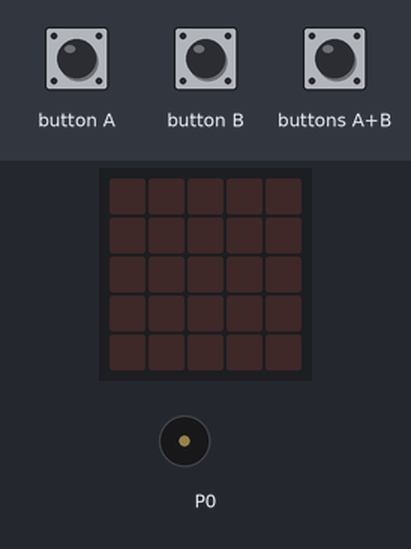
A program run on a simulated BBC micro:bit (MakeCode). On the bench: the board's 5×5 LED display, buzzer (waves = sounding). Inputs (shaded band) come from the test bench.

Above: at 1.2 s.
1.3 s: button A pressed for 0.15 s
At 2.0 s:
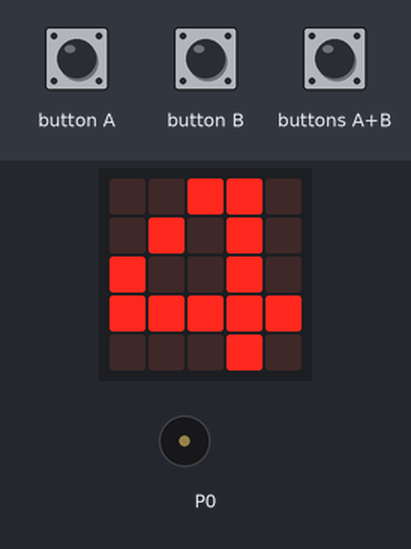
4.4 s: buttons A+B pressed for 0.15 s
At 4.9 s:
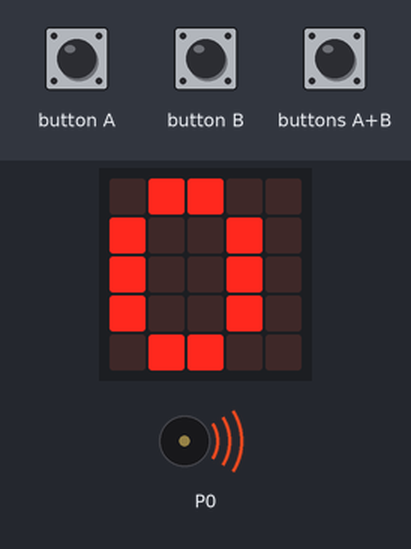
7.5 s: button B pressed for 0.15 s
At 10.3 s:
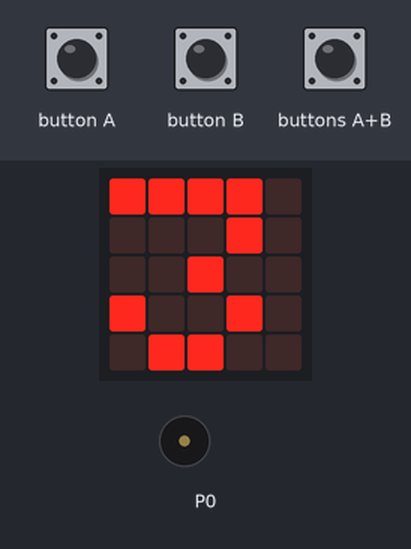
10.5 s: buttons A+B pressed for 1 s
At 11.75 s:
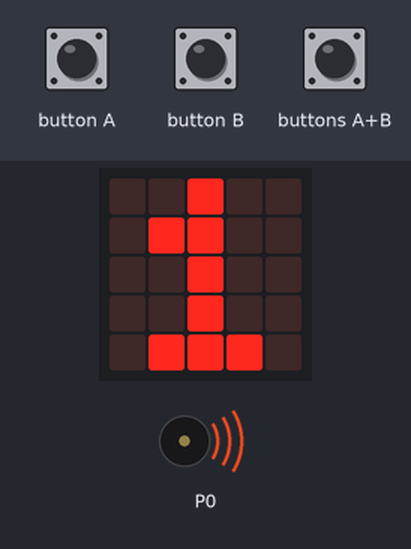
Timing chart, 0 to 14.6 s (numbered marks = the images above; inputs shaded):
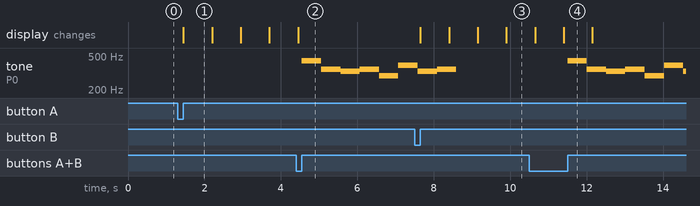

The program:

main.ts
```typescript
input.onButtonPressed(Button.A, function () {
    for (let index = 0; index <= 4; index++) {
        basic.showNumber(4 - index)
    }
})
input.onButtonPressed(Button.AB, function () {
    music.play(music.stringPlayable("A F E F D G E F ", 120), music.PlaybackMode.UntilDone)
})
input.onButtonPressed(Button.B, function () {
    for (let index = 0; index <= 6; index++) {
        basic.showNumber(6 - index)
    }
})
```

test.ts
```typescript
// 在這裡測試；當此封包作為擴充功能時，將不會編譯此內容。
```

Measured:
- after the input at 1.3 s, the display: changes after 0.15 s (image 1)
- after the input at 4.4 s, tone on P0: plays 440 Hz for 0.51 s, 349 Hz for 0.51 s, 330 Hz for 0.51 s, 349 Hz for 0.51 s, 294 Hz for 0.51 s, 392 Hz for 0.42 s, starting after 0.15 s
- after the input at 7.5 s, the display: first changes after 0.15 s (image 3 shows a later state)
- after the input at 10.5 s, tone on P0: plays 440 Hz for 0.51 s, 349 Hz for 0.51 s, 330 Hz for 0.51 s, 349 Hz for 0.51 s, 294 Hz for 0.51 s, 392 Hz for 0.51 s … (7 notes in this stretch), starting after 1.0 s
- what the display in image 1 shows lasts 0.7 s, from 1.5 s to 2.2 s
